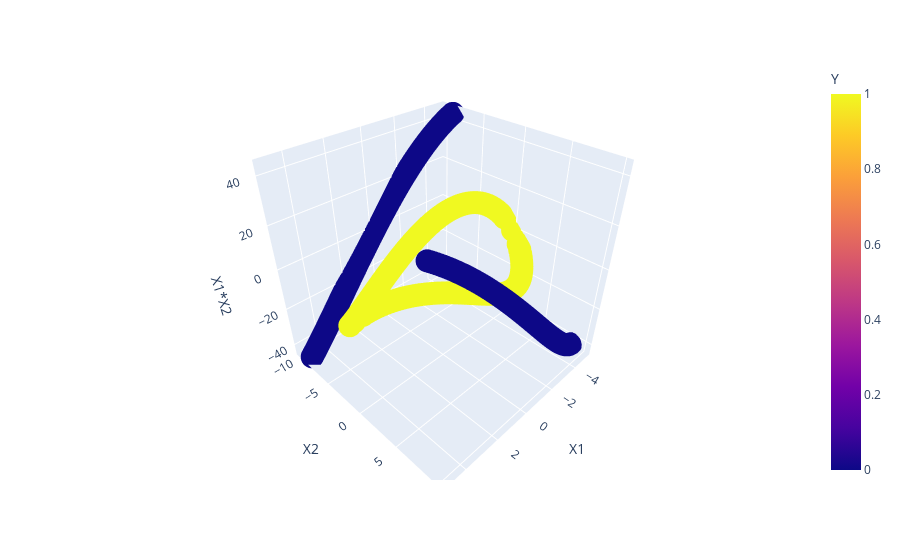

The notebook cell saved with this chart:
### Code cell
import plotly.express as px
fig = px.scatter_3d(df, x='X1', y='X2', z='X1*X2', color='Y')
fig.show()

### Figure 1 — Plotly figure (JSON) as saved in the notebook; plotly's stock layout.template omitted (floating-point values rounded to 4 significant figures; data arrays with more than 128 entries replaced by an {"elided": "..."} marker saying what was removed)
{"data": [{"hovertemplate": "X1=%{x}<br>X2=%{y}<br>X1*X2=%{z}<br>Y=%{marker.color}<extra></extra>", "legendgroup": "", "marker": {"color": {"elided": "400 int values"}, "coloraxis": "coloraxis", "symbol": "circle"}, "mode": "markers", "name": "", "scene": "scene", "showlegend": false, "type": "scatter3d", "x": {"elided": "400 float values"}, "y": {"elided": "400 float values"}, "z": {"elided": "400 float values"}}], "layout": {"coloraxis": {"colorbar": {"title": {"text": "Y"}}, "colorscale": [[0, "#0d0887"], [0.1111, "#46039f"], [0.2222, "#7201a8"], [0.3333, "#9c179e"], [0.4444, "#bd3786"], [0.5556, "#d8576b"], [0.6667, "#ed7953"], [0.7778, "#fb9f3a"], [0.8889, "#fdca26"], [1, "#f0f921"]]}, "legend": {"tracegroupgap": 0}, "margin": {"t": 60}, "scene": {"domain": {"x": [0, 1], "y": [0, 1]}, "xaxis": {"title": {"text": "X1"}}, "yaxis": {"title": {"text": "X2"}}, "zaxis": {"title": {"text": "X1*X2"}}}}}
